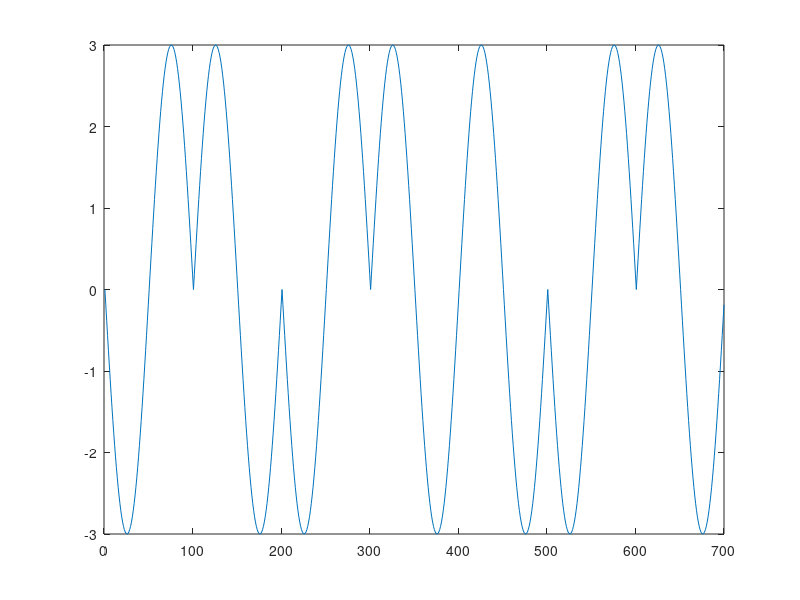

Recreate this plot in MATLAB.
clc;
t=0:.001:.799;
bit=[0 1 0 1 1 0 1];
f=10;
for i =1:length(bit)
    if bit(i)==0
        y((i-1)*100+1:i*100)=-3*sin(2*pi*f*t((i-1)*100+1:i*100));
    else
        y((i-1)*100+1:i*100)=3*sin(2*pi*f*t((i-1)*100+1:i*100));
    end
end
plot(y);